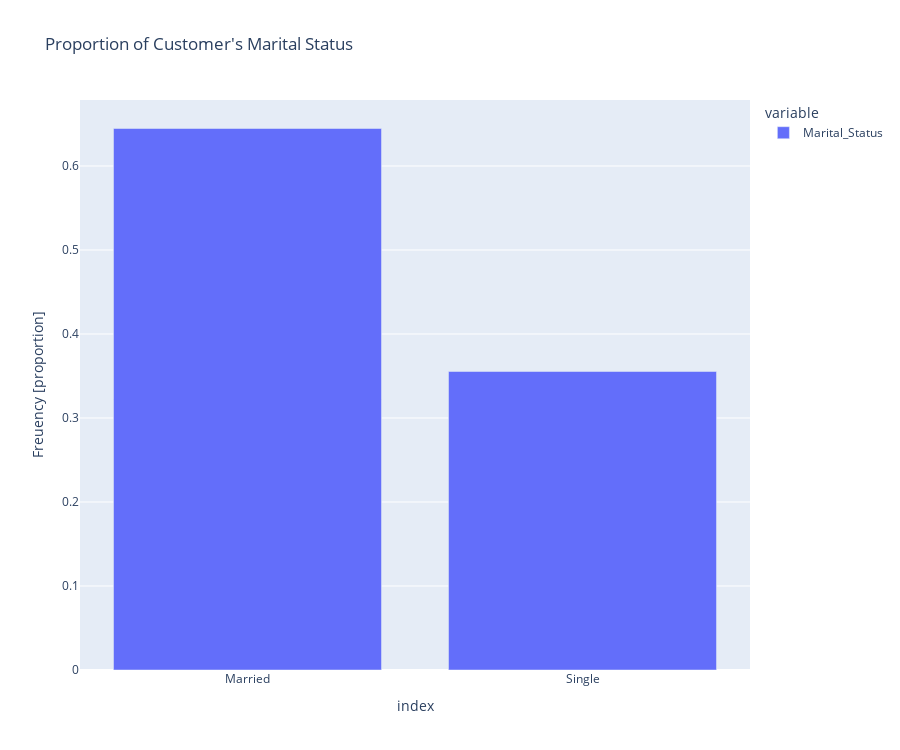

The cell this chart's notebook holds for it:
### Code cell
fig = px.bar(
    df["Marital_Status"].value_counts(normalize=True),
    title = "Proportion of Customer's Marital Status",
    height=750
)
fig.update_layout(yaxis_title = "Freuency [proportion]")
fig.show()

### Figure 1 — Plotly figure (JSON) as saved in the notebook; plotly's stock layout.template omitted (floating-point values rounded to 4 significant figures)
{"data": [{"alignmentgroup": "True", "hovertemplate": "variable=Marital_Status<br>index=%{x}<br>value=%{y}<extra></extra>", "legendgroup": "Marital_Status", "marker": {"color": "#636efa", "pattern": {"shape": ""}}, "name": "Marital_Status", "offsetgroup": "Marital_Status", "orientation": "v", "showlegend": true, "textposition": "auto", "type": "bar", "x": ["Married", "Single"], "xaxis": "x", "y": [0.6446, 0.3554], "yaxis": "y"}], "layout": {"barmode": "relative", "height": 750, "legend": {"title": {"text": "variable"}, "tracegroupgap": 0}, "title": {"text": "Proportion of Customer's Marital Status"}, "xaxis": {"anchor": "y", "domain": [0, 1], "title": {"text": "index"}}, "yaxis": {"anchor": "x", "domain": [0, 1], "title": {"text": "Freuency [proportion]"}}}}
